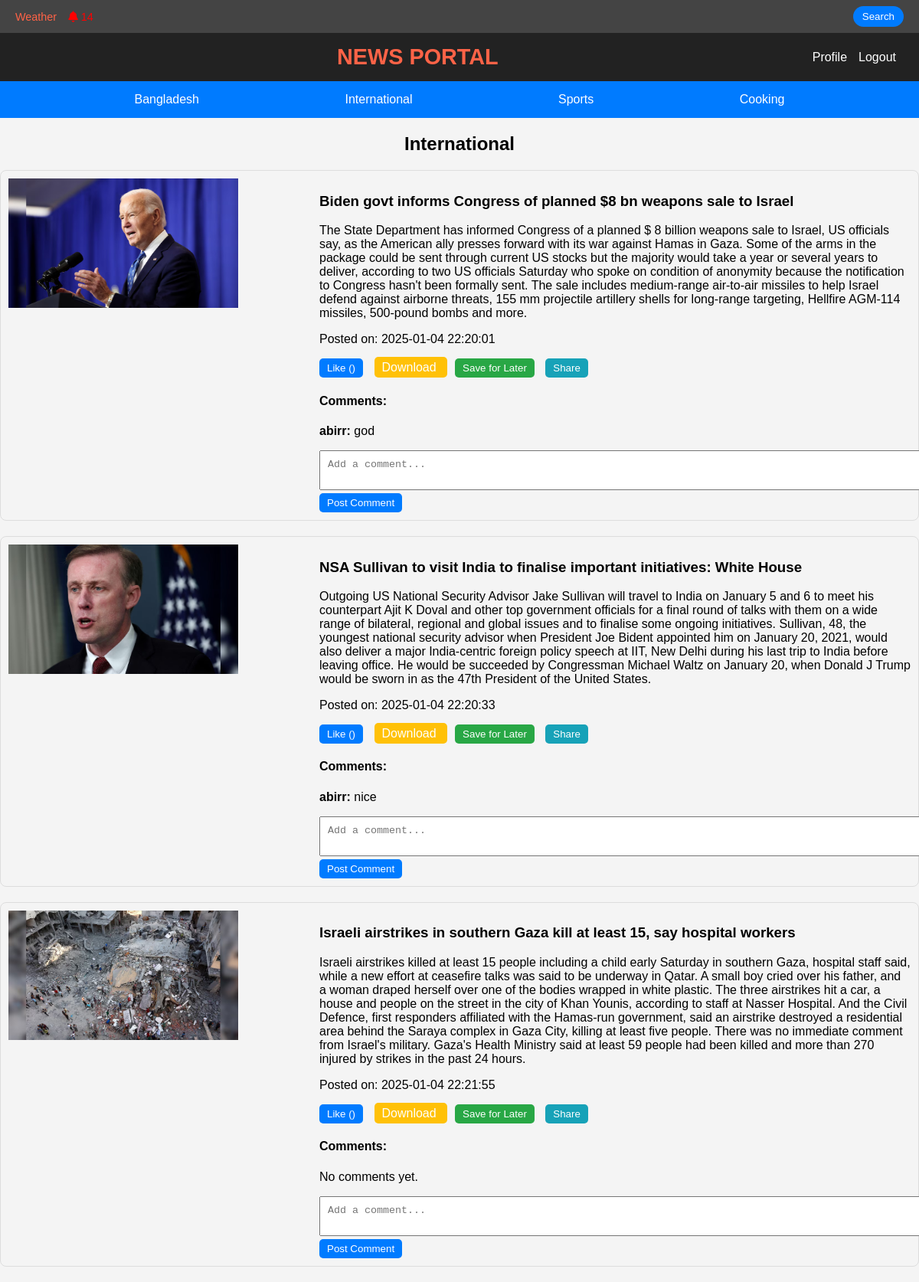
The page /View/category.php?id=7 (signed in) on the database its author committed.
### tables this page shows
CREATE TABLE `category` (
  `category_id` int(11) NOT NULL,
  `category_name` varchar(100) NOT NULL,
  `post` int(11) NOT NULL
);

CREATE TABLE `post` (
  `post_id` int(11) NOT NULL,
  `title` varchar(100) NOT NULL,
  `description` text NOT NULL,
  `category_id` int(100) NOT NULL,
  `post_date` varchar(50) NOT NULL,
  `post_img` varchar(100) NOT NULL,
  `likes` int(11) DEFAULT NULL
);

CREATE TABLE `comments` (
  `comment_id` int(11) NOT NULL,
  `post_id` int(11) NOT NULL,
  `user_id` int(11) NOT NULL,
  `comment_text` text NOT NULL,
  `comment_date` datetime DEFAULT current_timestamp()
);

CREATE TABLE `user` (
  `user_id` int(11) NOT NULL,
  `username` text NOT NULL,
  `email` varchar(50) NOT NULL,
  `phone` varchar(11) NOT NULL,
  `password` varchar(10) NOT NULL,
  `last_checked` timestamp NOT NULL DEFAULT current_timestamp() ON UPDATE current_timestamp(),
  `last_logout` datetime DEFAULT NULL
);

### Model/userModel.php (called while the page is built, shortened)
<?php
function getConnection(){
    $conn = mysqli_connect('127.0.0.1', 'root', '', 'member');
    return $conn;
}
function getCategories() {
    $conn = getConnection();
    $sql = "SELECT * FROM category";
    $result = mysqli_query($conn, $sql);
    $categories = [];
    if ($result && mysqli_num_rows($result) > 0) {
        while ($row = mysqli_fetch_assoc($result)) {
            $categories[] = $row;
        }
    }
    return $categories;
}
$categories = getCategories();
function getNewPostsCount($lastLogoutTime)
{
    $conn = new mysqli('localhost', 'root', '', 'member');
    $sql = "SELECT COUNT(*) as new_posts_count FROM post WHERE post_date > ?";
    $stmt = $conn->prepare($sql);
    $stmt->bind_param("s", $lastLogoutTime);
    $stmt->execute();
    $result = $stmt->get_result();
    $newPostsCount = 0;
    if ($result && $row = $result->fetch_assoc()) {
        $newPostsCount = $row['new_posts_count'];
    }
    return $newPostsCount;
}
?>

### View/category.php (the view, shortened to what this page needs)
<?php
require_once '../Model/userModel.php';
$conn = getConnection();
if (isset($_GET['id']) && is_numeric($_GET['id'])) {
    $category_id = intval($_GET['id']);
} else {
    die("Category ID is missing or invalid!");
}
$sql_category = "SELECT * FROM category WHERE category_id = $category_id";
$result_category = mysqli_query($conn, $sql_category);
$category_details = mysqli_fetch_assoc($result_category);
$sql_posts = "SELECT * FROM post WHERE category_id = $category_id";
$result_posts = mysqli_query($conn, $sql_posts);
?>
<?php include('header.php'); ?>
<div class="category-details">
    <center>
        <h2><?php echo htmlspecialchars($category_details['category_name']); ?></h2>
    </center>
</div>
<div class="posts">
    <?php if (mysqli_num_rows($result_posts) > 0): ?>
        <?php while ($post = mysqli_fetch_assoc($result_posts)): ?>
            <div class="post" style="display: flex; margin-bottom: 20px; border: 1px solid #ddd; padding: 10px; border-radius: 8px;">
                <div class="post-image" style="flex: 1; margin-right: 20px;">
                    <?php
                    $img_path = "../uploads/" . basename($post['post_img']);
                    if (file_exists($img_path)) {
                        echo "<img src='$img_path' alt='" . htmlspecialchars($post['title']) . "' style='width: 100%; height: auto; max-width: 300px;'>";
                    } else {
                        echo "<img src='default.jpg' alt='Default Image' style='width: 100%; height: auto; max-width: 300px;'>";
                    }
                    ?>
                </div>
                <div class="post-description" style="flex: 2;">
                    <h3><?php echo htmlspecialchars($post['title']); ?></h3>
                    <p><?php echo htmlspecialchars($post['description']); ?></p>
                    <p>Posted on: <?php echo htmlspecialchars($post['post_date']); ?></p>
                    <form action="" method="POST" style="display:inline;">
                        <button type="submit" class="btn-like" style="background-color: #007bff; color: #fff; padding: 5px 10px; border: none; border-radius: 5px; cursor: pointer;">
                            Like (<?php echo $post['likes']; ?>)
                        </button>
                    </form>
                    <a href="?id=<?php echo $category_id; ?>&download_id=<?php echo $post['post_id']; ?>" class="btn-download" style="margin-left: 10px; background-color: #ffc107; color: #fff; padding: 5px 10px; border: none; border-radius: 5px; cursor: pointer; text-decoration: none;">
                        Download
                    </a>
                    <form action="" method="POST" style="display:inline; margin-left: 10px;">
                        <button type="submit" class="btn-save-later" style="background-color: #28a745; color: #fff; padding: 5px 10px; border: none; border-radius: 5px; cursor: pointer;">
                            Save for Later
                        </button>
                    </form>
                    <button onclick="showShareOptions('<?php echo $post['post_id']; ?>')" class="btn-share" style="margin-left: 10px; background-color: #17a2b8; color: #fff; padding: 5px 10px; border: none; border-radius: 5px; cursor: pointer;">Share</button>
                    <div class="comments-section">
                        <h4>Comments:</h4>
                        <?php
                        $sql_comments = "SELECT c.comment_text, u.username
                                         FROM comments c
                                         JOIN user u ON c.user_id = u.user_id
                                         WHERE c.post_id = {$post['post_id']}
                                         ORDER BY c.comment_date DESC";
                        $result_comments = mysqli_query($conn, $sql_comments);
                        if (mysqli_num_rows($result_comments) > 0) {
                            while ($comment = mysqli_fetch_assoc($result_comments)) {
                                echo "<div class='comment'>";
                                echo "<p><strong>" . htmlspecialchars($comment['username']) . ":</strong> " . nl2br(htmlspecialchars($comment['comment_text'])) . "</p>";
                                echo "</div>";
                            }
                        } else {
                            echo "<p>No comments yet.</p>";
                        }
                        ?>
                        <form action="" method="POST" style="margin-top: 10px;">
                            <textarea name="comment_text" placeholder="Add a comment..." required style="width: 100%; padding: 10px;"></textarea><br>
                            <button type="submit" style="background-color: #007bff; color: #fff; padding: 5px 10px; border: none; border-radius: 5px; cursor: pointer;">Post Comment</button>
                        </form>
                    </div>
                </div>
            </div>
        <?php endwhile; ?>
    <?php else: ?>
        <p>No posts available in this category.</p>
    <?php endif; ?>
</div>

### View/header.php (shortened to what this page needs)
<?php
require_once '../Model/userModel.php';
function hasNewNews($lastLogoutTime)
{
    $conn = new mysqli('localhost', 'root', '', 'member');
    $sql = "SELECT MAX(post_date) as latest_news_time FROM post";
    $result = $conn->query($sql);
    $latestNewsTime = null;
    if ($result && $row = $result->fetch_assoc()) {
        $latestNewsTime = $row['latest_news_time'];
    }
    return $latestNewsTime > $lastLogoutTime;
}
$lastChecked = isset($_SESSION['last_logout']) ? $_SESSION['last_logout'] : '1970-01-01 00:00:00';
$isNewNews = hasNewNews($lastChecked);
$newPostsCount = getNewPostsCount($lastChecked);
if ($isNewNews) {
    $bellColor = 'red';
} else {
    $bellColor = 'green';
}
$isLoggedIn = isset($_SESSION['email']) || isset($_COOKIE['status']);
require_once '../Model/userModel.php';
$categories = getCategories();
?>
<!DOCTYPE html>
<html lang="en">
<head>
    <link href="https://cdnjs.cloudflare.com/ajax/libs/font-awesome/6.0.0-beta3/css/all.min.css" rel="stylesheet">
</head>
<body>
    <div class="top-bar">
        <div class="left">
            <a href="weather.php">Weather</a>
            <a href=" " id="news-alert">
                <i class="fas fa-bell" style="color: <?php echo $bellColor; ?>;"></i>
                <?php if ($newPostsCount > 0): ?>
                    <span class="badge" style="color: red;"><?php echo $newPostsCount; ?></span>
                <?php endif; ?>
            </a>
        </div>
        <div class="search-bar">
                <form action="search.php" method="get">
                <input type="submit" value="Search">
            </form>
        </div>
    </div>
    <header class="main-header">
        <div class="logo">
            <a href="home.php">News Portal</a>
        </div>
        <div class="nav-links">
            <a href="profile.php">Profile</a>
            <?php if ($isLoggedIn): ?>
                <a href="logout.php">Logout</a>
            <?php endif; ?>
        </div>
    </header>
    <div class="category-bar">
        <?php foreach ($categories as $category): ?>
            <a href="category.php?id=<?php echo $category['category_id']; ?>"><?php echo $category['category_name']; ?></a>
        <?php endforeach; ?>
    </div>
</body>
</html>

### View/header.php (style rules this page uses)
body { font-family: 'Arial', sans-serif; margin: 0; padding: 0; background-color: #f4f4f4; }
.top-bar { background-color: #444; color: white; padding: 8px 20px; display: flex; justify-content: space-between; align-items: center; font-size: 0.9rem; }
.top-bar .left { display: flex; gap: 15px; }
.top-bar .left a { text-decoration: none; color: #ff6347; }
.top-bar .search-bar { display: flex; align-items: center; }
.top-bar .search-bar input[type="submit"] { padding: 6px 12px; border: none; border-radius: 20px; background-color: #007bff; color: white; cursor: pointer; }
.main-header { background-color: #222; color: white; padding: 15px 30px; display: flex; justify-content: space-between; align-items: center; }
.main-header .logo { font-size: 1.8rem; font-weight: bold; color: #ff6347; text-transform: uppercase; flex: 1; text-align: center; }
.main-header .logo a { text-decoration: none; color: #ff6347; }
.main-header .nav-links { display: flex; gap: 15px; align-items: center; }
.main-header .nav-links a { text-decoration: none; color: white; font-size: 1rem; }
.category-bar { display: flex; justify-content: space-evenly; align-items: center; width: 100%; background-color: #007bff; padding: 10px 0; }
.category-bar a { text-decoration: none; color: white; font-size: 1rem; padding: 5px 15px; border-radius: 4px; transition: background-color 0.3s ease, transform 0.3s ease; }

### rows shown on the page
category: category_name "Bangladesh"
category: category_name "International"
category: category_name "Sports"
category: category_name "Cooking"
post: post_img (picture), title "Biden govt informs Congress of planned $8 bn weapons sale to Israel", description "The State Department has informed Congress of a planned $ 8 billion weapons sale to Israel, US officials say, as the American ally presses forward with its war against Hamas in Gaza. Some of the arms in the package could be sent through current US stocks but the majority would take a year or several years to deliver, according to two US officials Saturday who spoke on condition of anonymity because the notification to Congress hasn't been formally sent. The sale includes medium-range air-to-air missiles to help Israel defend against airborne threats, 155 mm projectile artillery shells for long-range targeting, Hellfire AGM-114 missiles, 500-pound bombs and more.", post_date "2025-01-04 22:20:01"
comments: user.username "abirr", comment_text "god"
post: post_img (picture), title "NSA Sullivan to visit India to finalise important initiatives: White House", description "Outgoing US National Security Advisor Jake Sullivan will travel to India on January 5 and 6 to meet his counterpart Ajit K Doval and other top government officials for a final round of talks with them on a wide range of bilateral, regional and global issues and to finalise some ongoing initiatives. Sullivan, 48, the youngest national security advisor when President Joe Bident appointed him on January 20, 2021, would also deliver a major India-centric foreign policy speech at IIT, New Delhi during his last trip to India before leaving office. He would be succeeded by Congressman Michael Waltz on January 20, when Donald J Trump would be sworn in as the 47th President of the United States.", post_date "2025-01-04 22:20:33"
comments: user.username "abirr", comment_text "nice"
post: post_img (picture), title "Israeli airstrikes in southern Gaza kill at least 15, say hospital workers", description "Israeli airstrikes killed at least 15 people including a child early Saturday in southern Gaza, hospital staff said, while a new effort at ceasefire talks was said to be underway in Qatar. A small boy cried over his father, and a woman draped herself over one of the bodies wrapped in white plastic. The three airstrikes hit a car, a house and people on the street in the city of Khan Younis, according to staff at Nasser Hospital. And the Civil Defence, first responders affiliated with the Hamas-run government, said an airstrike destroyed a residential area behind the Saraya complex in Gaza City, killing at least five people. There was no immediate comment from Israel's military. Gaza's Health…", post_date "2025-01-04 22:21:55", shows "No comments yet."
